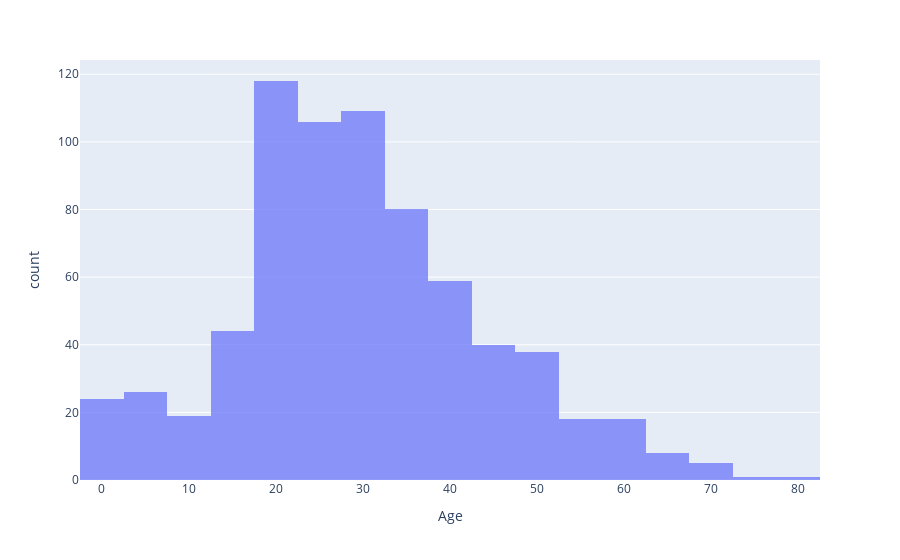

This figure's notebook cell:
### Code cell
px.histogram(df, x='Age', nbins=20, opacity=0.7)

### Figure 1 — Plotly figure (JSON) as saved in the notebook; plotly's stock layout.template omitted (floating-point values rounded to 4 significant figures; data arrays with more than 128 entries replaced by an {"elided": "..."} marker saying what was removed)
{"data": [{"alignmentgroup": "True", "bingroup": "x", "hovertemplate": "Age=%{x}<br>count=%{y}<extra></extra>", "legendgroup": "", "marker": {"color": "#636efa", "opacity": 0.7}, "name": "", "nbinsx": 20, "offsetgroup": "", "orientation": "v", "showlegend": false, "type": "histogram", "x": {"elided": "891 float values"}, "xaxis": "x", "yaxis": "y"}], "layout": {"barmode": "relative", "legend": {"tracegroupgap": 0}, "margin": {"t": 60}, "xaxis": {"anchor": "y", "domain": [0, 1], "title": {"text": "Age"}}, "yaxis": {"anchor": "x", "domain": [0, 1], "title": {"text": "count"}}}}
